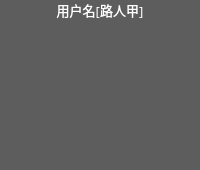
<?xml version="1.0" encoding="UTF-8"?>
<ui version="4.0">
 <class>user_show</class>
 <widget class="QWidget" name="user_show">
  <property name="geometry">
   <rect>
    <x>0</x>
    <y>0</y>
    <width>200</width>
    <height>170</height>
   </rect>
  </property>
  <property name="minimumSize">
   <size>
    <width>200</width>
    <height>170</height>
   </size>
  </property>
  <property name="font">
   <font>
    <family>微软雅黑</family>
    <pointsize>10</pointsize>
   </font>
  </property>
  <property name="windowTitle">
   <string>Form</string>
  </property>
  <property name="styleSheet">
   <string notr="true">background-color: rgb(93, 93, 93);
color: rgb(255, 255, 255);</string>
  </property>
  <layout class="QVBoxLayout" name="verticalLayout">
   <property name="spacing">
    <number>0</number>
   </property>
   <property name="leftMargin">
    <number>0</number>
   </property>
   <property name="topMargin">
    <number>0</number>
   </property>
   <property name="rightMargin">
    <number>0</number>
   </property>
   <property name="bottomMargin">
    <number>0</number>
   </property>
   <item>
    <widget class="QLabel" name="lb_name">
     <property name="minimumSize">
      <size>
       <width>0</width>
       <height>20</height>
      </size>
     </property>
     <property name="maximumSize">
      <size>
       <width>16777215</width>
       <height>20</height>
      </size>
     </property>
     <property name="text">
      <string>用户名[路人甲]</string>
     </property>
     <property name="alignment">
      <set>Qt::AlignCenter</set>
     </property>
    </widget>
   </item>
   <item>
    <spacer name="verticalSpacer">
     <property name="orientation">
      <enum>Qt::Vertical</enum>
     </property>
     <property name="sizeHint" stdset="0">
      <size>
       <width>20</width>
       <height>147</height>
      </size>
     </property>
    </spacer>
   </item>
  </layout>
 </widget>
 <resources/>
 <connections/>
</ui>
